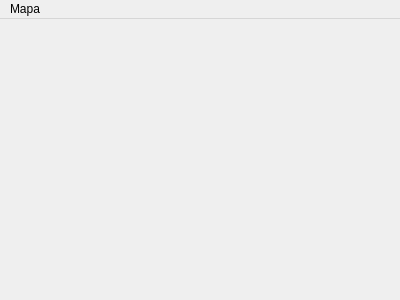
<?xml version="1.0" encoding="UTF-8"?>
<ui version="4.0">
 <class>MapWindow</class>
 <widget class="QMainWindow" name="MapWindow">
  <property name="geometry">
   <rect>
    <x>0</x>
    <y>0</y>
    <width>400</width>
    <height>300</height>
   </rect>
  </property>
  <property name="windowTitle">
   <string>HardUOMap</string>
  </property>
  <property name="windowIcon">
   <iconset resource="icons.qrc">
    <normaloff>:/icons/icons/uo.png</normaloff>:/icons/icons/uo.png</iconset>
  </property>
  <widget class="QWidget" name="centralWidget"/>
  <widget class="QMenuBar" name="menuBar">
   <property name="geometry">
    <rect>
     <x>0</x>
     <y>0</y>
     <width>400</width>
     <height>21</height>
    </rect>
   </property>
   <widget class="QMenu" name="menuMapa">
    <property name="title">
     <string>Mapa</string>
    </property>
    <addaction name="actionAlways_On_Top"/>
    <addaction name="actionHide_Border"/>
    <addaction name="separator"/>
    <addaction name="actionFind_Location"/>
    <addaction name="separator"/>
    <addaction name="actionExit"/>
   </widget>
   <addaction name="menuMapa"/>
  </widget>
  <action name="actionAlways_On_Top">
   <property name="checkable">
    <bool>true</bool>
   </property>
   <property name="text">
    <string>Always On Top</string>
   </property>
  </action>
  <action name="actionHide_Border">
   <property name="checkable">
    <bool>true</bool>
   </property>
   <property name="text">
    <string>Hide Border</string>
   </property>
  </action>
  <action name="actionExit">
   <property name="text">
    <string>Exit</string>
   </property>
  </action>
  <action name="actionFind_Location">
   <property name="text">
    <string>Find Location</string>
   </property>
  </action>
 </widget>
 <layoutdefault spacing="6" margin="11"/>
 <resources>
  <include location="icons.qrc"/>
 </resources>
 <connections/>
</ui>
